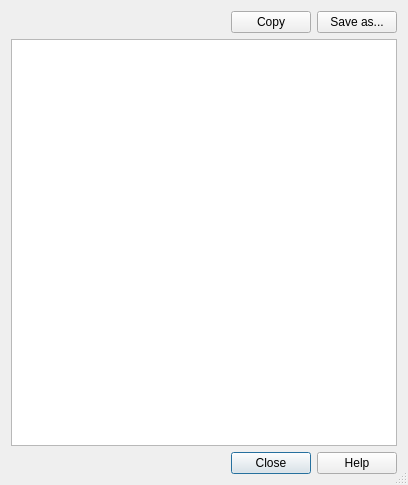
<?xml version="1.0" encoding="UTF-8"?>
<ui version="4.0">
 <class>Info_Dialog</class>
 <widget class="QDialog" name="Info_Dialog">
  <property name="enabled">
   <bool>true</bool>
  </property>
  <property name="geometry">
   <rect>
    <x>0</x>
    <y>0</y>
    <width>408</width>
    <height>485</height>
   </rect>
  </property>
  <property name="minimumSize">
   <size>
    <width>246</width>
    <height>346</height>
   </size>
  </property>
  <property name="windowTitle">
   <string>Python Script</string>
  </property>
  <property name="windowIcon">
   <iconset resource="../../icons.qrc">
    <normaloff>:/icons/edges.png</normaloff>:/icons/edges.png</iconset>
  </property>
  <property name="autoFillBackground">
   <bool>true</bool>
  </property>
  <property name="sizeGripEnabled">
   <bool>true</bool>
  </property>
  <property name="modal">
   <bool>true</bool>
  </property>
  <layout class="QVBoxLayout" name="verticalLayout">
   <item>
    <layout class="QHBoxLayout" name="horizontalLayout_2">
     <item>
      <widget class="QLabel" name="label">
       <property name="sizePolicy">
        <sizepolicy hsizetype="Fixed" vsizetype="Fixed">
         <horstretch>0</horstretch>
         <verstretch>0</verstretch>
        </sizepolicy>
       </property>
       <property name="whatsThis">
        <string>Pyslvs Icon!</string>
       </property>
       <property name="text">
        <string/>
       </property>
       <property name="pixmap">
        <pixmap resource="../../icons.qrc">:/icons/main.png</pixmap>
       </property>
      </widget>
     </item>
     <item>
      <spacer name="horizontalSpacer">
       <property name="orientation">
        <enum>Qt::Horizontal</enum>
       </property>
       <property name="sizeHint" stdset="0">
        <size>
         <width>40</width>
         <height>20</height>
        </size>
       </property>
      </spacer>
     </item>
     <item>
      <widget class="QPushButton" name="copy">
       <property name="contextMenuPolicy">
        <enum>Qt::NoContextMenu</enum>
       </property>
       <property name="text">
        <string>Copy</string>
       </property>
       <property name="autoDefault">
        <bool>false</bool>
       </property>
      </widget>
     </item>
     <item>
      <widget class="QPushButton" name="save">
       <property name="text">
        <string>Save as...</string>
       </property>
       <property name="autoDefault">
        <bool>false</bool>
       </property>
      </widget>
     </item>
    </layout>
   </item>
   <item>
    <widget class="QTextBrowser" name="script">
     <property name="verticalScrollBarPolicy">
      <enum>Qt::ScrollBarAsNeeded</enum>
     </property>
    </widget>
   </item>
   <item>
    <layout class="QHBoxLayout" name="horizontalLayout">
     <item>
      <spacer name="horizontalSpacer_2">
       <property name="orientation">
        <enum>Qt::Horizontal</enum>
       </property>
       <property name="sizeHint" stdset="0">
        <size>
         <width>40</width>
         <height>20</height>
        </size>
       </property>
      </spacer>
     </item>
     <item>
      <widget class="QDialogButtonBox" name="buttonBox">
       <property name="sizePolicy">
        <sizepolicy hsizetype="Fixed" vsizetype="Fixed">
         <horstretch>0</horstretch>
         <verstretch>0</verstretch>
        </sizepolicy>
       </property>
       <property name="whatsThis">
        <string>Click to exit</string>
       </property>
       <property name="orientation">
        <enum>Qt::Horizontal</enum>
       </property>
       <property name="standardButtons">
        <set>QDialogButtonBox::Close|QDialogButtonBox::Help</set>
       </property>
      </widget>
     </item>
    </layout>
   </item>
  </layout>
 </widget>
 <resources>
  <include location="../../icons.qrc"/>
  <include location="../../icons.qrc"/>
  <include location="../../icons.qrc"/>
 </resources>
 <connections>
  <connection>
   <sender>buttonBox</sender>
   <signal>rejected()</signal>
   <receiver>Info_Dialog</receiver>
   <slot>reject()</slot>
   <hints>
    <hint type="sourcelabel">
     <x>316</x>
     <y>260</y>
    </hint>
    <hint type="destinationlabel">
     <x>286</x>
     <y>274</y>
    </hint>
   </hints>
  </connection>
 </connections>
</ui>
